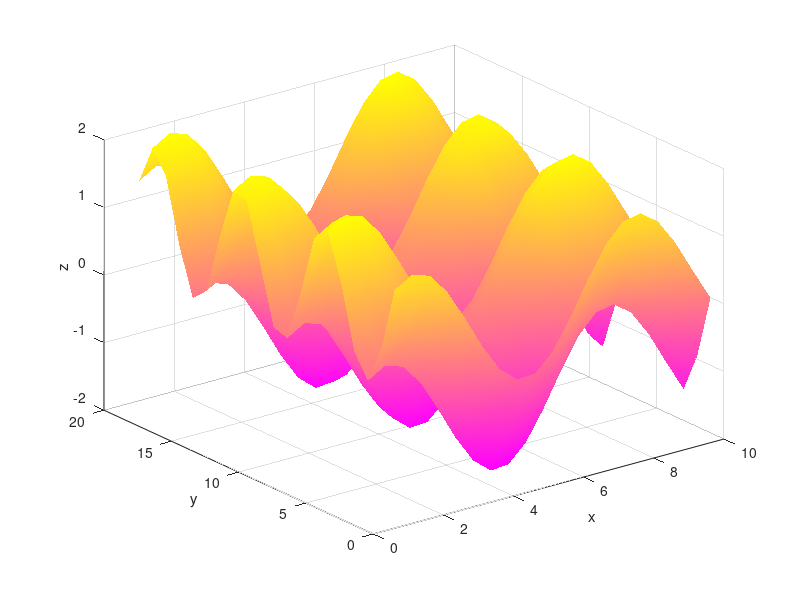
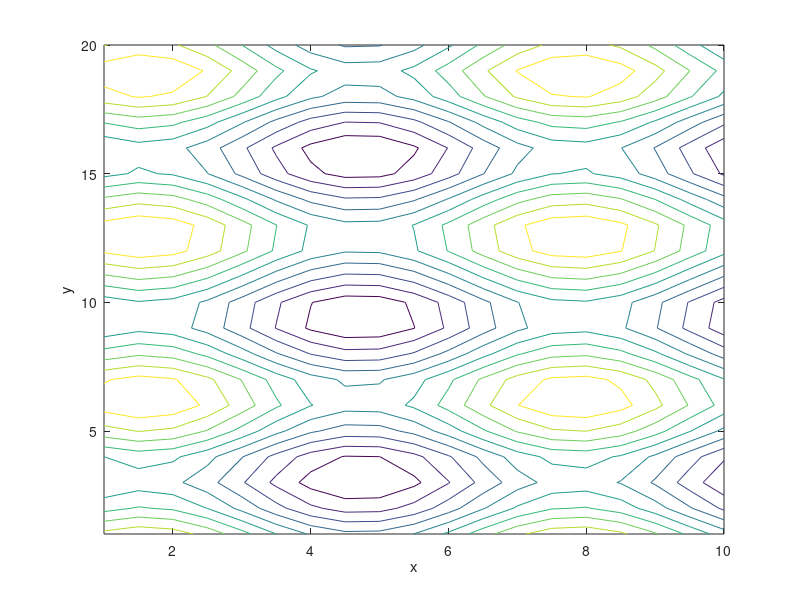

MATLAB code to generate these figures, in order:
% Gráficos 3D

[x,y] = meshgrid(1:0.5:10, 1:20);
z = sin(x) + cos(y);

figure

surf(x, y, z)

colormap("spring")
shading interp

xlabel('x')
ylabel('y')
zlabel('z')

figure
contour(x, y, z)
xlabel('x')
ylabel('y')
zlabel('z')
